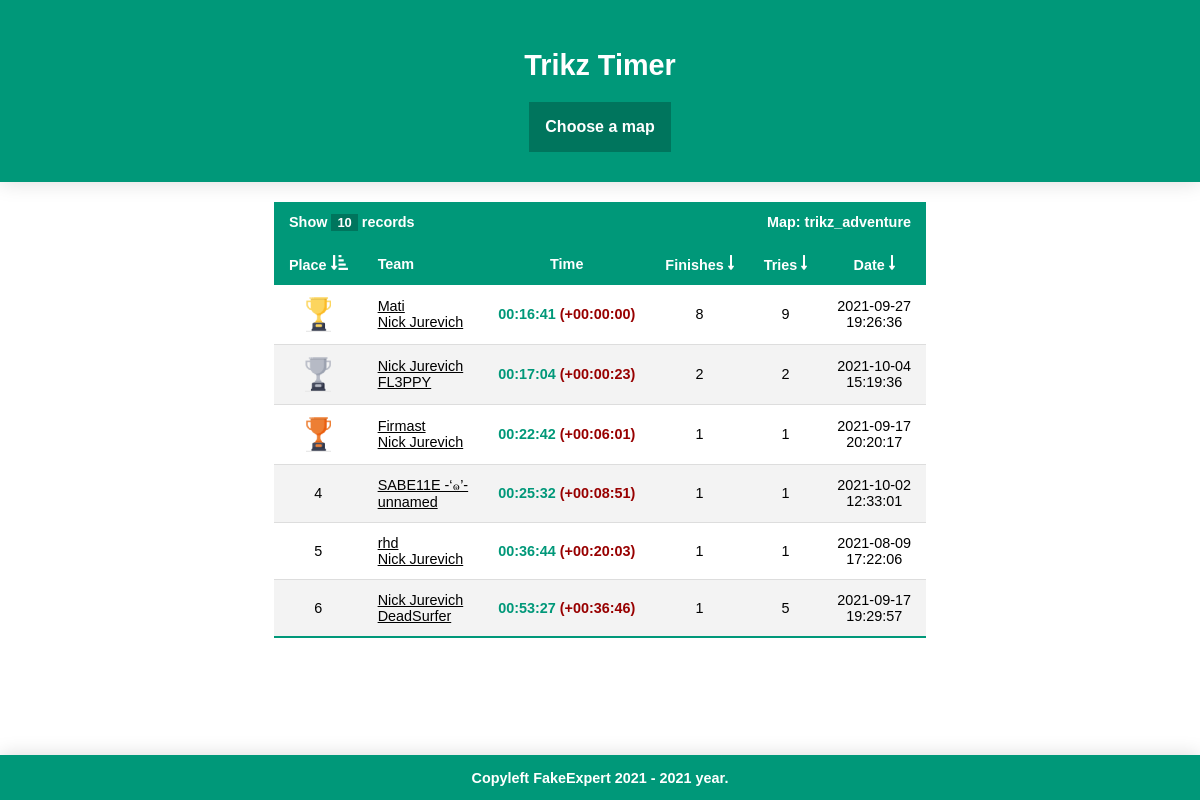
Before: / with the older database file.
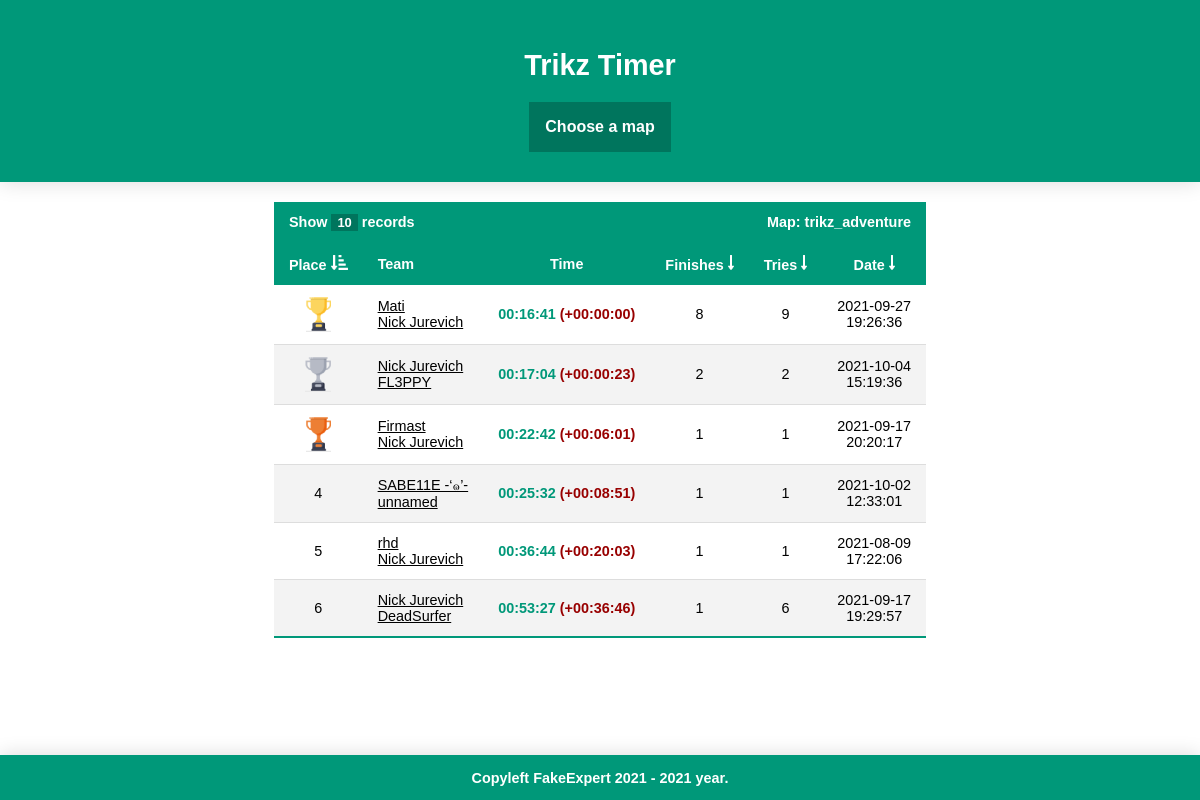
After: the same page with the newer database file.
### tables this page shows
CREATE TABLE `records` (
  `id` int(11) NOT NULL AUTO_INCREMENT,
  `playerid` int(11) DEFAULT NULL,
  `partnerid` int(11) DEFAULT NULL,
  `time` float DEFAULT NULL,
  `finishes` int(11) DEFAULT NULL,
  `tries` int(11) DEFAULT NULL,
  `cp1` float DEFAULT NULL,
  `cp2` float DEFAULT NULL,
  `cp3` float DEFAULT NULL,
  `cp4` float DEFAULT NULL,
  `cp5` float DEFAULT NULL,
  `cp6` float DEFAULT NULL,
  `cp7` float DEFAULT NULL,
  `cp8` float DEFAULT NULL,
  `cp9` float DEFAULT NULL,
  `cp10` float DEFAULT NULL,
  `points` int(11) DEFAULT NULL,
  `map` varchar(192) DEFAULT NULL,
  `date` int(11) DEFAULT NULL,
  PRIMARY KEY (`id`)
);

CREATE TABLE `users` (
  `id` int(11) NOT NULL AUTO_INCREMENT,
  `username` varchar(64) DEFAULT NULL,
  `steamid` int(11) DEFAULT NULL,
  `geoipcode2` varchar(64) DEFAULT NULL,
  `firstjoin` int(11) DEFAULT NULL,
  `lastjoin` int(11) DEFAULT NULL,
  `points` int(11) DEFAULT NULL,
  PRIMARY KEY (`id`)
);

### web/index.php (the view, shortened to what the changed rows need)
<html>
<body>
	<div class=header><h1>Trikz Timer</h1>
	<?php
		$db = mysqli_connect('78.84.184.120','fakeexpert','','fakeexpert') or die ('Error connecting to MySQL server.');
	?>
	</div>
	<div class=content>
	<table class=styled-table>
		<thead>
			<?php
				echo "<tr><th colspan=2>Show <div class=dropdownlimit><button onclick=myFunction() class=dropbtnlimit>$_GET[limit]</button> records<div id=myDropdownlimit class=dropdown-contentlimit><a href=?limit=10>10</a><a href=?limit=25>25</a><a href=?limit=50>50</a></div></div></th><th></th><th colspan=3 style=text-align:right>Map: $_SESSION[map]</th></tr>";
			?>
			<tr>
				<?php
					if(isset($_GET['sort']))
					{
						if($_GET['sort'] == 1)
							echo "<th><center>Place <a href=?start=$_GET[start]&sort=0><img src=/sort/sort-amount-down-solid_icon.png></a></center></th>";
						else if($_GET['sort'] == 0)
							echo "<th><center>Place <a href=?start=0&sort=1><img src=/sort/sort-amount-down-alt-solid_icon.png></a></center></th>";
						else
							echo "<th><center>Place <a href=?start=0&sort=1><img src=/sort/sort-amount-down_icon.png></a></center></th>";
					}
					else
						echo "<th><center>Place <a href=?start=0&sort=1><img src=/sort/sort-amount-down-alt-solid_icon.png></a></center></th>";
					echo "<th>Team</th>";
					echo "<th><center>Time</center></th>";
					if(isset($_GET['sort']))
					{
						if($_GET['sort'] == 3)
							echo "<th><center>Finishes <a href=?start=$_GET[start]&sort=2><img src=/sort/sort-amount-down-solid_icon.png></a></center></th>";
						else if($_GET['sort'] == 2)
							echo "<th><center>Finishes <a href=?start=$_GET[start]&sort=3><img src=/sort/sort-amount-down-alt-solid_icon.png></a></center></th>";
						else
							echo "<th><center>Finishes <a href=?start=0&sort=3><img src=/sort/sort-amount-down_icon.png></a></center></th>";
						if($_GET['sort'] == 5)
							echo "<th><center>Tries <a href=?start=$_GET[start]&sort=4><img src=/sort/sort-amount-down-solid_icon.png></a></center></th>";
						else if($_GET['sort'] == 4)
							echo "<th><center>Tries <a href=?start=$_GET[start]&sort=5><img src=/sort/sort-amount-down-alt-solid_icon.png></a></center></th>";
						else
							echo "<th><center>Tries <a href=?start=0&sort=5><img src=/sort/sort-amount-down_icon.png></a></center></th>";
						if($_GET['sort'] == 7)
							echo "<th><center>Date <a href=?start=$_GET[start]&sort=6><img src=/sort/sort-amount-down-solid_icon.png></a></center></th>";
						else if($_GET['sort'] == 6)
							echo "<th><center>Date <a href=?start=0&sort=7><img src=/sort/sort-amount-down-alt-solid_icon.png></a></center></th>";
						else
							echo "<th><center>Date <a href=?start=0&sort=7><img src=/sort/sort-amount-down_icon.png></a></center></th>";
					}
					else
					{
						echo "<th><center>Finishes <a href=?start=0&sort=3><img src=/sort/sort-amount-down_icon.png></a></center></th>";
						echo "<th><center>Tries <a href=?start=0&sort=5><img src=/sort/sort-amount-down_icon.png></a></center></th>";
						echo "<th><center>Date <a href=?start=0&sort=7><img src=/sort/sort-amount-down_icon.png></a></center></th>";
					}
				?>
			</tr>
		</thead>
			<tbody>
			<?php
				if(isset($_GET['start']))
					$start = (int) $_GET['start'];
				else
					$start = 0;
				if(isset($_GET['sort']))
					$sort = (int) $_GET['sort'];
				else
					$sort = 0;
				if(isset($_GET['limit']))
					$limit = (int) $_GET['limit'];
				else
					$limit = 10;
				$query0 = "SELECT COUNT(*) FROM records WHERE map = '$_SESSION[map]'";
				$getSR = "SELECT time FROM records WHERE map = '$_SESSION[map]' ORDER BY time LIMIT 1";
				$queryRank = "SELECT @rownum := @rownum + 1 as rank, p.id FROM (SELECT @rownum := 0) v, (SELECT * FROM records WHERE map = '$_SESSION[map]' GROUP BY id ORDER BY time) p";
				if($sort == 1)
					$query = "SELECT * FROM records WHERE map = '$_SESSION[map]' ORDER BY time DESC LIMIT $start, $limit";
				else if(!$sort)
					$query = "SELECT * FROM records WHERE map = '$_SESSION[map]' ORDER BY time LIMIT $start, $limit";
				mysqli_query($db, $queryRank) or die('Error querying database. [1rank]');
				mysqli_query($db, $query);
				mysqli_query($db, $getSR) or die('Error querying database. [getSR]');
				mysqli_query($db, $query0) or die('Error querying database. [2]');
				$result = mysqli_query($db, $query);
				$resultGetSR = mysqli_query($db, $getSR);
				$rowGetSR = mysqli_fetch_array($resultGetSR);
				$serverRecord = 0;
				while($row = mysqli_fetch_assoc($result))
				{
					$resultRank = mysqli_query($db, $queryRank);
					while($rank = mysqli_fetch_assoc($resultRank))
						if($rank['id'] == $row['id'])
							break;
					$query2 = "SELECT username FROM users WHERE steamid = $row[playerid]";
					mysqli_query($db, $query2) or die('Error querying in table. [3]');
					$result2 = mysqli_query($db, $query2);
					$row2 = mysqli_fetch_array($result2);
					$query3 = "SELECT username FROM users WHERE steamid = $row[partnerid]";
					mysqli_query($db, $query3) or die('Error querying in table. [4]');
					$result3 = mysqli_query($db, $query3);
					$row3 = mysqli_fetch_array($result3);
					$hours = floor($row['time'] / 3600);
					$mins = floor($row['time'] / 60 % 60);
					$secs = floor($row['time'] % 60);
					$time = sprintf("%02d:%02d:%02d", $hours, $mins, $secs);
					if(!$serverRecord)
						$serverRecord = $rowGetSR['time'];
					$timeDiff = $row['time'] - $serverRecord;
					$timeDiffHours = floor($timeDiff / 3600);
					$timeDiffMins = floor($timeDiff / 60 % 60);
					$timeDiffSecs = floor($timeDiff % 60);
					$timeDiffFormated = sprintf("%02d:%02d:%02d", $timeDiffHours, $timeDiffMins, $timeDiffSecs);
					$formatedDateYmd = date("Y-m-d", $row['date']);
					$formatedDateHis = date("H:i:s", $row['date']);
					$stamid64beforefirstuser = 76561197960265728;
					$player1steamid64 = $stamid64beforefirstuser + $row['playerid'];
					$player2steamid64 = $stamid64beforefirstuser + $row['partnerid'];
					if($rank['rank'] == 1)
						echo "<tr><td><center><img src=/topplace/gold_icon.png></center></td><td><a href=https://steamcommunity.com/profiles/$player1steamid64 target=_blank rel='noopener noreferrer' style=color:#000000>$row2[username]</a><br><a href=https://steamcommunity.com/profiles/$player2steamid64 target=_blank rel='noopener noreferrer' style=color:#000000>$row3[username]</a></td><td class=active-row><center>$time <font color=#980000>(+$timeDiffFormated)</font></center></td><td><center>$row[finishes]</center></td><td><center>$row[tries]</center></td><td><center>$formatedDateYmd<br>$formatedDateHis</center></td></tr>";
					else if($rank['rank'] == 2)
						echo "<tr><td><center><img src=/topplace/silver_icon.png></center></td><td><a href=https://steamcommunity.com/profiles/$player1steamid64 target=_blank rel='noopener noreferrer' style=color:#000000>$row2[username]</a><br><a href=https://steamcommunity.com/profiles/$player2steamid64 target=_blank rel='noopener noreferrer' style=color:#000000>$row3[username]</a></td><td class=active-row><center>$time <font color=#980000>(+$timeDiffFormated)</font></center></td><td><center>$row[finishes]</center></td><td><center>$row[tries]</center></td><td><center>$formatedDateYmd<br>$formatedDateHis</center></td></tr>";
					else if($rank['rank'] == 3)
						echo "<tr><td><center><img src=/topplace/bronze_icon.png></center></td><td><a href=https://steamcommunity.com/profiles/$player1steamid64 target=_blank rel='noopener noreferrer' style=color:#000000>$row2[username]</a><br><a href=https://steamcommunity.com/profiles/$player2steamid64 target=_blank rel='noopener noreferrer' style=color:#000000>$row3[username]</a></td><td class=active-row><center>$time <font color=#980000>(+$timeDiffFormated)</font></center></td><td><center>$row[finishes]</center></td><td><center>$row[tries]</center></td><td><center>$formatedDateYmd<br>$formatedDateHis</center></td></tr>";
					else
						echo "<tr><td><center>$rank[rank]</center></td><td><a href=https://steamcommunity.com/profiles/$player1steamid64 target=_blank rel='noopener noreferrer' style=color:#000000>$row2[username]</a><br><a href=https://steamcommunity.com/profiles/$player2steamid64 target=_blank rel='noopener noreferrer' style=color:#000000>$row3[username]</a></td><td class=active-row><center>$time <font color=#980000>(+$timeDiffFormated)</font></center></td><td><center>$row[finishes]</center></td><td><center>$row[tries]</center></td><td><center>$formatedDateYmd<br>$formatedDateHis</center></td></tr>";
				}
			?>
		</tbody>
	</table>
	</div>
</body>
</html>

Changed rows visible on the page:
changed records "DeadSurfer": tries "5" → "6"
